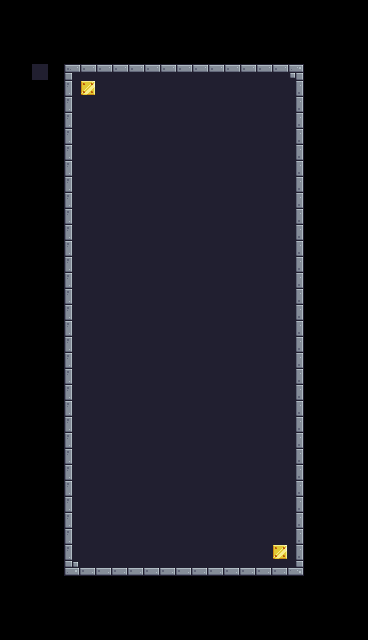

This is a level from a 2D game, rendered from its Tiled map with the project's own tilesets. A one-line summary and the complete map file follow:
An orthogonal 23x40 tile map with 16x16 px tiles, 1 tile layer (background) and 2 objects (start, end).

<map version="1.10" tiledversion="1.10.2" orientation="orthogonal" renderorder="right-down" width="23" height="40" tilewidth="16" tileheight="16" infinite="0" nextlayerid="4" nextobjectid="8">
 <tileset firstgid="1" source="SimpleTower.tsx" />
 <layer id="1" name="background" width="23" height="40">
  <data encoding="csv">
0,0,0,0,0,0,0,0,0,0,0,0,0,0,0,0,0,0,0,0,0,0,0,
0,0,0,0,0,0,0,0,0,0,0,0,0,0,0,0,0,0,0,0,0,0,0,
0,0,0,0,0,0,0,0,0,0,0,0,0,0,0,0,0,0,0,0,0,0,0,
0,0,0,0,0,0,0,0,0,0,0,0,0,0,0,0,0,0,0,0,0,0,0,
0,0,24,0,1,2,2,2,2,2,2,2,2,2,2,2,2,2,3,0,0,0,0,
0,0,0,0,23,216,24,24,24,24,24,24,24,24,24,24,24,24,25,0,0,0,0,
0,0,0,0,23,24,24,24,24,24,24,24,24,24,24,24,24,24,25,0,0,0,0,
0,0,0,0,23,24,24,24,24,24,24,24,24,24,24,24,24,24,25,0,0,0,0,
0,0,0,0,23,24,24,24,24,24,24,24,24,24,24,24,24,24,25,0,0,0,0,
0,0,0,0,23,24,24,24,24,24,24,24,24,24,24,24,24,24,25,0,0,0,0,
0,0,0,0,23,24,24,24,24,24,24,24,24,24,24,24,24,24,25,0,0,0,0,
0,0,0,0,23,24,24,24,24,24,24,24,24,24,24,24,24,24,25,0,0,0,0,
0,0,0,0,23,24,24,24,24,24,24,24,24,24,24,24,24,24,25,0,0,0,0,
0,0,0,0,23,24,24,24,24,24,24,24,24,24,24,24,24,24,25,0,0,0,0,
0,0,0,0,23,24,24,24,24,24,24,24,24,24,24,24,24,24,25,0,0,0,0,
0,0,0,0,23,24,24,24,24,24,24,24,24,24,24,24,24,24,25,0,0,0,0,
0,0,0,0,23,24,24,24,24,24,24,24,24,24,24,24,24,24,25,0,0,0,0,
0,0,0,0,23,24,24,24,24,24,24,24,24,24,24,24,24,24,25,0,0,0,0,
0,0,0,0,23,24,24,24,24,24,24,24,24,24,24,24,24,24,25,0,0,0,0,
0,0,0,0,23,24,24,24,24,24,24,24,24,24,24,24,24,24,25,0,0,0,0,
0,0,0,0,23,24,24,24,24,24,24,24,24,24,24,24,24,24,25,0,0,0,0,
0,0,0,0,23,24,24,24,24,24,24,24,24,24,24,24,24,24,25,0,0,0,0,
0,0,0,0,23,24,24,24,24,24,24,24,24,24,24,24,24,24,25,0,0,0,0,
0,0,0,0,23,24,24,24,24,24,24,24,24,24,24,24,24,24,25,0,0,0,0,
0,0,0,0,23,24,24,24,24,24,24,24,24,24,24,24,24,24,25,0,0,0,0,
0,0,0,0,23,24,24,24,24,24,24,24,24,24,24,24,24,24,25,0,0,0,0,
0,0,0,0,23,24,24,24,24,24,24,24,24,24,24,24,24,24,25,0,0,0,0,
0,0,0,0,23,24,24,24,24,24,24,24,24,24,24,24,24,24,25,0,0,0,0,
0,0,0,0,23,24,24,24,24,24,24,24,24,24,24,24,24,24,25,0,0,0,0,
0,0,0,0,23,24,24,24,24,24,24,24,24,24,24,24,24,24,25,0,0,0,0,
0,0,0,0,23,24,24,24,24,24,24,24,24,24,24,24,24,24,25,0,0,0,0,
0,0,0,0,23,24,24,24,24,24,24,24,24,24,24,24,24,24,25,0,0,0,0,
0,0,0,0,23,24,24,24,24,24,24,24,24,24,24,24,24,24,25,0,0,0,0,
0,0,0,0,23,24,24,24,24,24,24,24,24,24,24,24,24,24,25,0,0,0,0,
0,0,0,0,23,24,24,24,24,24,24,24,24,24,24,24,24,216,25,0,0,0,0,
0,0,0,0,45,46,46,46,46,46,46,46,46,46,46,46,46,46,47,0,0,0,0,
0,0,0,0,0,0,0,0,0,0,0,0,0,0,0,0,0,0,0,0,0,0,0,
0,0,0,0,0,0,0,0,0,0,0,0,0,0,0,0,0,0,0,0,0,0,0,
0,0,0,0,0,0,0,0,0,0,0,0,0,0,0,0,0,0,0,0,0,0,0,
0,0,0,0,0,0,0,0,0,0,0,0,0,0,0,0,0,0,0,0,0,0,0
</data>
 </layer>
 <objectgroup id="2" name="start" class="start">
  <object id="1" name="start" type="start" x="96" y="96" width="32" height="32" />
 </objectgroup>
 <objectgroup id="3" name="end" class="end">
  <object id="6" name="end" type="end" x="240" y="512" width="32" height="32" />
 </objectgroup>
</map>
